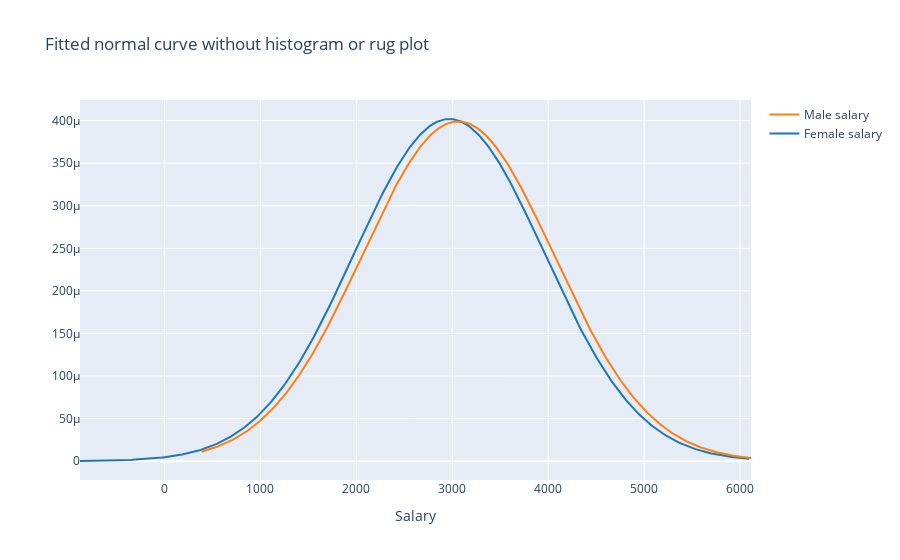

Here is the notebook cell this chart was saved with:
### Markdown cell above
## Omit the histogram and rug plot

### Code cell
hist_data = [female.Salary.values.tolist(), male.Salary.values.tolist()]
group_labels = ["Female salary", "Male salary"]

fig = ff.create_distplot(hist_data,
                         group_labels,
                         bin_size = [200, 200],
                         curve_type = "normal",
                        show_hist = False,
                        show_rug = False)

fig.layout.update({"title":"Fitted normal curve without histogram or rug plot",
                  "xaxis":{"title":"Salary", "domain":[0,1]}})

# iplot(fig)
pio.show(fig)

### Figure 1 — Plotly figure (JSON) as saved in the notebook; plotly's stock layout.template omitted (floating-point values rounded to 4 significant figures; data arrays with more than 128 entries replaced by an {"elided": "..."} marker saying what was removed)
{"data": [{"legendgroup": "Female salary", "marker": {"color": "rgb(31, 119, 180)"}, "mode": "lines", "name": "Female salary", "showlegend": true, "type": "scatter", "x": {"elided": "500 float values"}, "xaxis": "x", "y": {"elided": "500 float values"}, "yaxis": "y"}, {"legendgroup": "Male salary", "marker": {"color": "rgb(255, 127, 14)"}, "mode": "lines", "name": "Male salary", "showlegend": true, "type": "scatter", "x": {"elided": "500 float values"}, "xaxis": "x", "y": {"elided": "500 float values"}, "yaxis": "y"}], "layout": {"barmode": "overlay", "hovermode": "closest", "legend": {"traceorder": "reversed"}, "title": {"text": "Fitted normal curve without histogram or rug plot"}, "xaxis": {"anchor": "y2", "domain": [0, 1], "title": {"text": "Salary"}, "zeroline": false}, "yaxis": {"anchor": "free", "domain": [0, 1], "position": 0}}}
